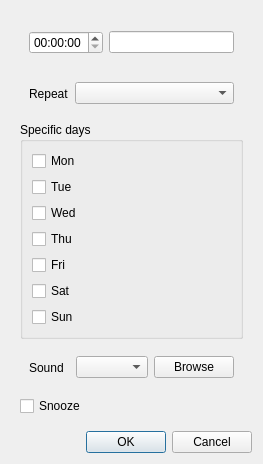
<?xml version="1.0" encoding="UTF-8"?>
<ui version="4.0">
 <class>AlarmSettingsDialog</class>
 <widget class="QDialog" name="AlarmSettingsDialog">
  <property name="geometry">
   <rect>
    <x>0</x>
    <y>0</y>
    <width>263</width>
    <height>464</height>
   </rect>
  </property>
  <property name="windowTitle">
   <string>Dialog</string>
  </property>
  <layout class="QVBoxLayout" name="verticalLayout_3">
   <item>
    <widget class="QWidget" name="widget_4" native="true">
     <layout class="QVBoxLayout" name="verticalLayout_2">
      <item>
       <widget class="QWidget" name="widget" native="true">
        <layout class="QHBoxLayout" name="horizontalLayout">
         <item>
          <widget class="QTimeEdit" name="timeEdit"/>
         </item>
         <item>
          <widget class="QLineEdit" name="lineLabel"/>
         </item>
        </layout>
       </widget>
      </item>
      <item>
       <widget class="QWidget" name="widget_2" native="true">
        <layout class="QHBoxLayout" name="horizontalLayout_2" stretch="0,5">
         <item>
          <widget class="QLabel" name="label">
           <property name="text">
            <string>Repeat</string>
           </property>
          </widget>
         </item>
         <item>
          <widget class="QComboBox" name="comboRepeat"/>
         </item>
        </layout>
       </widget>
      </item>
      <item>
       <widget class="QGroupBox" name="groupDays">
        <property name="title">
         <string>Specific days</string>
        </property>
        <layout class="QVBoxLayout" name="verticalLayout">
         <item>
          <widget class="QCheckBox" name="chkMon">
           <property name="text">
            <string>Mon</string>
           </property>
          </widget>
         </item>
         <item>
          <widget class="QCheckBox" name="chkTue">
           <property name="text">
            <string>Tue</string>
           </property>
          </widget>
         </item>
         <item>
          <widget class="QCheckBox" name="chkWed">
           <property name="text">
            <string>Wed</string>
           </property>
          </widget>
         </item>
         <item>
          <widget class="QCheckBox" name="chkThu">
           <property name="text">
            <string>Thu</string>
           </property>
          </widget>
         </item>
         <item>
          <widget class="QCheckBox" name="chkFri">
           <property name="text">
            <string>Fri</string>
           </property>
          </widget>
         </item>
         <item>
          <widget class="QCheckBox" name="chkSat">
           <property name="text">
            <string>Sat</string>
           </property>
          </widget>
         </item>
         <item>
          <widget class="QCheckBox" name="chkSun">
           <property name="text">
            <string>Sun</string>
           </property>
          </widget>
         </item>
        </layout>
       </widget>
      </item>
      <item>
       <widget class="QWidget" name="widget_3" native="true">
        <layout class="QHBoxLayout" name="horizontalLayout_3">
         <item>
          <widget class="QLabel" name="label_2">
           <property name="text">
            <string>Sound</string>
           </property>
          </widget>
         </item>
         <item>
          <widget class="QComboBox" name="comboSound"/>
         </item>
         <item>
          <widget class="QPushButton" name="btnBrowseSound">
           <property name="text">
            <string>Browse</string>
           </property>
          </widget>
         </item>
        </layout>
       </widget>
      </item>
      <item>
       <widget class="QCheckBox" name="checkSnooze">
        <property name="text">
         <string>Snooze</string>
        </property>
       </widget>
      </item>
     </layout>
    </widget>
   </item>
   <item>
    <widget class="QDialogButtonBox" name="buttonBox">
     <property name="standardButtons">
      <set>QDialogButtonBox::StandardButton::Cancel|QDialogButtonBox::StandardButton::Ok</set>
     </property>
    </widget>
   </item>
  </layout>
 </widget>
 <resources/>
 <connections/>
</ui>
